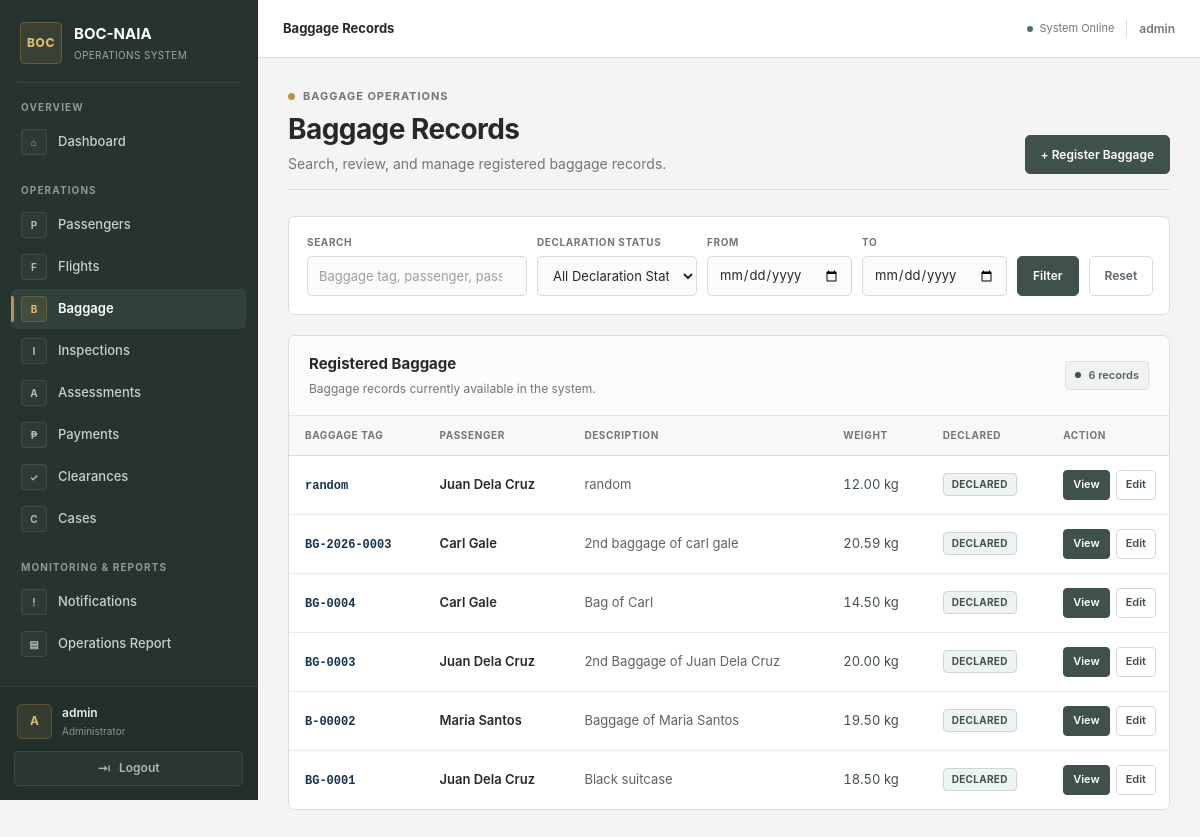
The page /passengers/baggage/ (signed in) on the database its author committed.
### passengers/models.py (models this page shows, shortened)
class Baggage(models.Model):
    passenger = models.ForeignKey(
        Passenger,
        on_delete=models.PROTECT,
        related_name="baggage",
    )
    baggage_tag = models.CharField(
        max_length=30,
        unique=True,
    )
    description = models.CharField(
        max_length=255,
    )
    weight = models.DecimalField(
        max_digits=8,
        decimal_places=2,
    )
    declared = models.BooleanField(
        default=True,
    )
    created_at = models.DateTimeField(
        auto_now_add=True,
    )

class Passenger(models.Model):
    reference_number = models.CharField(max_length=20, unique=True)
    first_name = models.CharField(max_length=100)
    last_name = models.CharField(max_length=100)
    passport_number = models.CharField(max_length=30)
    nationality = models.CharField(max_length=100)
    flight = models.ForeignKey(
        "Flight",
        on_delete=models.PROTECT,
        related_name="passengers",
        null=True, blank=True
        )
    arrival_datetime = models.DateTimeField()
    created_at = models.DateTimeField(auto_now_add=True)
    def __str__(self):
        return f"{self.first_name} {self.last_name}"

### passengers/views.py (the view, shortened to what this page needs)
@login_required
@permission_required(
    "passengers.view_baggage",
    raise_exception=True,
)
def baggage_list(request):
    baggage = Baggage.objects.select_related(
        "passenger",
        "passenger__flight",
    ).all()
    search = request.GET.get("q", "").strip()
    declared = request.GET.get("declared", "").strip()
    date_from = request.GET.get("date_from", "").strip()
    date_to = request.GET.get("date_to", "").strip()
    if declared == "yes":
        baggage = baggage.filter(declared=True)
    elif declared == "no":
        baggage = baggage.filter(declared=False)
    if date_from:
        parsed_from = parse_date(date_from)
        if parsed_from:
            baggage = baggage.filter(
                created_at__date__gte=parsed_from
            )
    if date_to:
        parsed_to = parse_date(date_to)
        if parsed_to:
            baggage = baggage.filter(
                created_at__date__lte=parsed_to
            )
    baggage = baggage.order_by("-created_at")
    paginator = Paginator(baggage, 20)
    page_number = request.GET.get("page")
    baggage = paginator.get_page(page_number)
    return render(
        request,
        "passengers/baggage_list.html",
        {
            "baggage": baggage,
            "search": search,
            "selected_declared": declared,
            "date_from": date_from,
            "date_to": date_to,
        },
    )

### passengers/templates/passengers/baggage_list.html (shortened to what this page needs)
{% extends "base.html" %}
{% block nav_baggage %}active{% endblock %}
{% block page_heading %}Baggage Records{% endblock %}
{% block content %}
<div class="baggage-page">
    <div class="page-header">
        <div>
            <div class="eyebrow">
                <span class="eyebrow-mark"></span>
                Baggage Operations
            </div>
            <h1 class="page-title">Baggage Records</h1>
            <p class="page-subtitle">
                Search, review, and manage registered baggage records.
            </p>
        </div>
        <a
            href="{% url 'baggage_create' %}"
            class="primary-button"
        >
            + Register Baggage
        </a>
    </div>
    <section class="filter-panel">
        <form method="get" class="filter-form">
            <div class="filter-field">
                <label
                    for="baggage-search"
                    class="filter-label"
                >
                    Search
                </label>
                <input
                    id="baggage-search"
                    class="filter-input"
                    type="search"
                    name="q"
                    value="{{ search }}"
                    placeholder="Baggage tag, passenger, passport..."
                >
            </div>
            <div class="filter-field">
                <label
                    for="declared-status"
                    class="filter-label"
                >
                    Declaration Status
                </label>
                <select
                    id="declared-status"
                    class="filter-select"
                    name="declared"
                >
                    <option value="">
                        All Declaration Status
                    </option>
                </select>
            </div>
            <div class="filter-field">
                <label
                    for="date-from"
                    class="filter-label"
                >
                    From
                </label>
                <input
                    id="date-from"
                    class="filter-input"
                    type="date"
                    name="date_from"
                    value="{{ date_from }}"
                >
            </div>
            <div class="filter-field">
                <label
                    for="date-to"
                    class="filter-label"
                >
                    To
                </label>
                <input
                    id="date-to"
                    class="filter-input"
                    type="date"
                    name="date_to"
                    value="{{ date_to }}"
                >
            </div>
            <button
                type="submit"
                class="filter-button"
            >
                Filter
            </button>
            <a
                href="{% url 'baggage_list' %}"
                class="reset-button"
            >
                Reset
            </a>
        </form>
    </section>
    <section class="table-panel">
        <div class="table-header">
            <div>
                <h2 class="table-heading">
                    Registered Baggage
                </h2>
                <p class="table-description">
                    Baggage records currently available in the system.
                </p>
            </div>
            {% if baggage.paginator %}
                <span class="record-count">
                    <span class="record-dot"></span>
                    {{ baggage.paginator.count }} record{{ baggage.paginator.count|pluralize }}
                </span>
            {% endif %}
        </div>
        <div class="table-wrapper">
            <table class="baggage-table">
                <thead>
                    <tr>
                        <th>Baggage Tag</th>
                        <th>Passenger</th>
                        <th>Description</th>
                        <th>Weight</th>
                        <th>Declared</th>
                        <th>Action</th>
                    </tr>
                </thead>
                <tbody>
                    {% for item in baggage %}
                        <tr>
                            <td>
                                <a
                                    href="{% url 'baggage_detail' item.id %}"
                                    class="tag-link"
                                >
                                    {{ item.baggage_tag }}
                                </a>
                            </td>
                            <td>
                                <span class="passenger-name">
                                    {{ item.passenger }}
                                </span>
                            </td>
                            <td>
                                <div class="description">
                                    {{ item.description }}
                                </div>
                            </td>
                            <td>
                                <span class="weight">
                                    {{ item.weight }} kg
                                </span>
                            </td>
                            <td>
                                {% if item.declared %}
                                    <span class="declaration yes">
                                        Declared
                                    </span>
                                {% else %}
                                    <span class="declaration no">
                                        Undeclared
                                    </span>
                                {% endif %}
                            </td>
                            <td>
                                <div class="actions">
                                    <a
                                        href="{% url 'baggage_detail' item.id %}"
                                        class="action-link primary"
                                    >
                                        View
                                    </a>
                                    <a
                                        href="{% url 'baggage_update' item.id %}"
                                        class="action-link"
                                    >
                                        Edit
                                    </a>
                                </div>
                            </td>
                        </tr>
                    {% endfor %}
                </tbody>
            </table>
        </div>
    </section>
</div>
{% endblock %}

### templates/base.html (shortened to what this page needs)
{% load static %}
<!DOCTYPE html>
<html lang="en">
<head>
    <link rel="stylesheet" href="{% static 'css/app.css' %}?v=20261002">
</head>
<body>
<div class="app-shell">
    <aside class="sidebar" id="sidebar">
        <div class="sidebar-brand">
            <div class="brand-mark">
                BOC
            </div>
            <div class="brand-text">
                <strong>BOC-NAIA</strong>
                <span>Operations System</span>
            </div>
        </div>
        <div class="sidebar-divider"></div>
        <nav class="sidebar-navigation">
            <div class="nav-section">
                <span class="nav-section-title">
                    Overview
                </span>
                <a
                    href="{% url 'dashboard' %}"
                    class="nav-link {% block nav_dashboard %}{% endblock %}"
                >
                    <span class="nav-icon">⌂</span>
                    <span class="nav-label">Dashboard</span>
                </a>
            </div>
            <div class="nav-section">
                <span class="nav-section-title">
                    Operations
                </span>
                {% if perms.passengers.view_passenger %}
                <a
                    href="{% url 'passenger_list' %}"
                    class="nav-link {% block nav_passengers %}{% endblock %}"
                >
                    <span class="nav-icon">P</span>
                    <span class="nav-label">Passengers</span>
                </a>
                {% endif %}
                {% if perms.passengers.view_flight %}
                <a
                    href="{% url 'flight_list' %}"
                    class="nav-link {% block nav_flights %}{% endblock %}"
                >
                    <span class="nav-icon">F</span>
                    <span class="nav-label">Flights</span>
                </a>
                {% endif %}
                {% if perms.passengers.view_baggage %}
                <a
                    href="{% url 'baggage_list' %}"
                    class="nav-link {% block nav_baggage %}{% endblock %}"
                >
                    <span class="nav-icon">B</span>
                    <span class="nav-label">Baggage</span>
                </a>
                {% endif %}
                {% if perms.passengers.view_inspection %}
                <a
                    href="{% url 'inspection_list' %}"
                    class="nav-link {% block nav_inspections %}{% endblock %}"
                >
                    <span class="nav-icon">I</span>
                    <span class="nav-label">Inspections</span>
                </a>
                {% endif %}
                {% if perms.passengers.view_assessment %}
                <a
                    href="{% url 'assessment_list' %}"
                    class="nav-link {% block nav_assessments %}{% endblock %}"
                >
                    <span class="nav-icon">A</span>
                    <span class="nav-label">Assessments</span>
                </a>
                {% endif %}
                {% if perms.passengers.view_payment %}
                <a
                    href="{% url 'payment_list' %}"
                    class="nav-link {% block nav_payments %}{% endblock %}"
                >
                    <span class="nav-icon">₱</span>
                    <span class="nav-label">Payments</span>
                </a>
                {% endif %}
                {% if perms.passengers.view_clearance %}
                <a
                    href="{% url 'clearance_list' %}"
                    class="nav-link {% block nav_clearances %}{% endblock %}"
                >
                    <span class="nav-icon">✓</span>
                    <span class="nav-label">Clearances</span>
                </a>
                {% endif %}
                {% if perms.passengers.view_case %}
                <a
                    href="{% url 'case_list' %}"
                    class="nav-link {% block nav_cases %}{% endblock %}"
                >
                    <span class="nav-icon">C</span>
                    <span class="nav-label">Cases</span>
                </a>
                {% endif %}
            </div>
            <div class="nav-section">
                <span class="nav-section-title">Monitoring & Reports</span>
                <a
                    href="{% url 'notifications' %}"
                    class="nav-link {% block nav_notifications %}{% endblock %}"
                >
                    <span class="nav-icon">!</span>
                    <span>Notifications</span>
                </a>
                <a
                    href="{% url 'operations_report' %}"
                    class="nav-link {% block nav_operations_report %}{% endblock %}"
                >
                    <span class="nav-icon">▤</span>
                    <span>Operations Report</span>
                </a>
            </div>
        </nav>
        <div class="sidebar-footer">
            <div class="user-profile">
                <div class="user-avatar">
                    {{ request.user.username|first|upper }}
                </div>
                <div class="user-information">
                    <strong>
                        {% if request.user.get_full_name %}
                            {{ request.user.get_full_name }}
                        {% else %}
                            {{ request.user.username }}
                        {% endif %}
                    </strong>
                    <span>
                        {% if request.user.is_superuser %}
                            Administrator
                        {% endif %}
                    </span>
                </div>
            </div>
            <form
                method="post"
                action="{% url 'logout' %}"
                class="logout-form"
            >
                <button
                    type="submit"
                    class="logout-button"
                >
                    <span class="logout-icon">⇥</span>
                    <span>Logout</span>
                </button>
            </form>
        </div>
    </aside>
    <div class="main-wrapper">
        <header class="topbar">
            <div class="topbar-title">
                {% block page_heading %}{% endblock %}
            </div>
            <div class="topbar-right">
                <div class="topbar-status">
                    <span class="status-dot"></span>
                    <span>System Online</span>
                </div>
                <span class="topbar-user">
                    {{ request.user.username }}
                </span>
            </div>
        </header>
        <main class="main-content">
            {% block content %}{% endblock %}
        </main>
    </div>
</div>
</body>
</html>

### rows shown on the page
Baggage: baggage_tag "random", passenger "Juan Dela Cruz", description "random", weight "12.00", declared "DECLARED"
Baggage: baggage_tag "BG-2026-0003", passenger "Carl Gale", description "2nd baggage of carl gale", weight "20.59", declared "DECLARED"
Baggage: baggage_tag "BG-0004", passenger "Carl Gale", description "Bag of Carl", weight "14.50", declared "DECLARED"
Baggage: baggage_tag "BG-0003", passenger "Juan Dela Cruz", description "2nd Baggage of Juan Dela Cruz", weight "20.00", declared "DECLARED"
Baggage: baggage_tag "B-00002", passenger "Maria Santos", description "Baggage of Maria Santos", weight "19.50", declared "DECLARED"
Baggage: baggage_tag "BG-0001", passenger "Juan Dela Cruz", description "Black suitcase", weight "18.50", declared "DECLARED"

### other values the page prints
{{ request.user.username|first|upper }} "A"
{{ request.user.username }} "admin"
{{ baggage.paginator.count }} "6"
